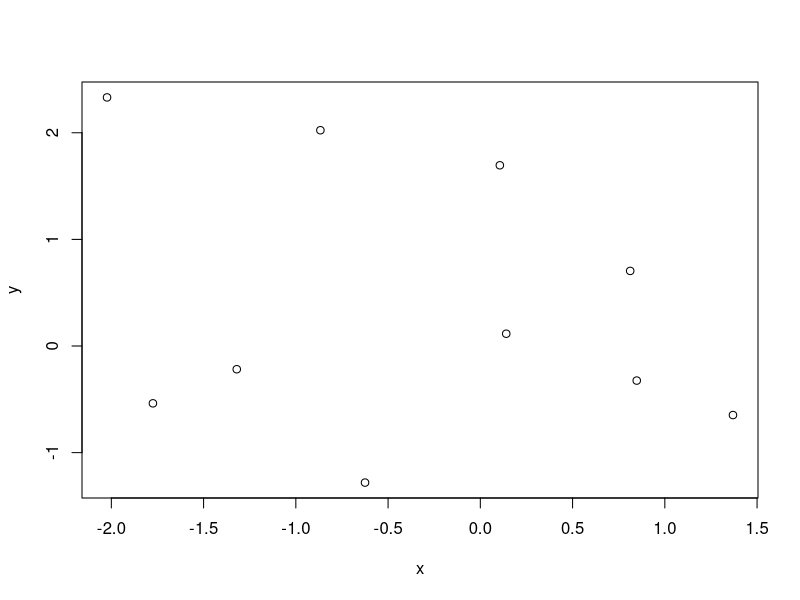
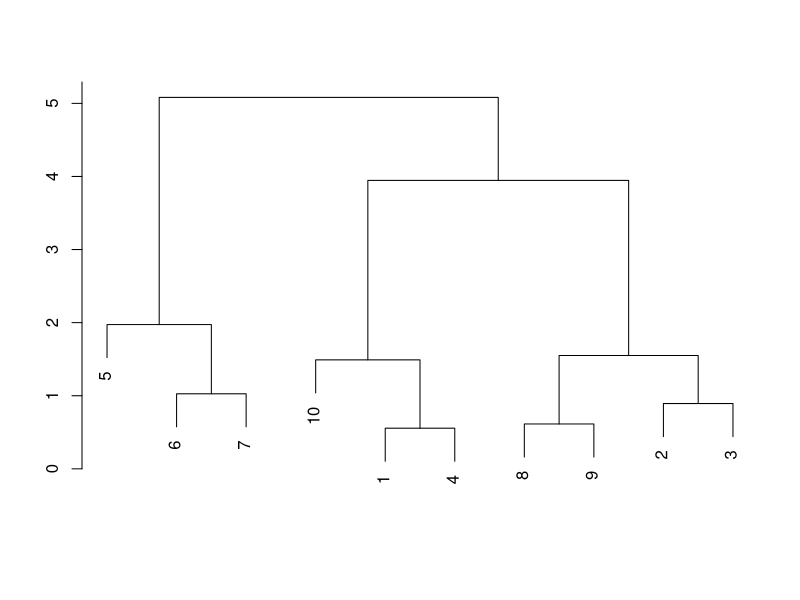
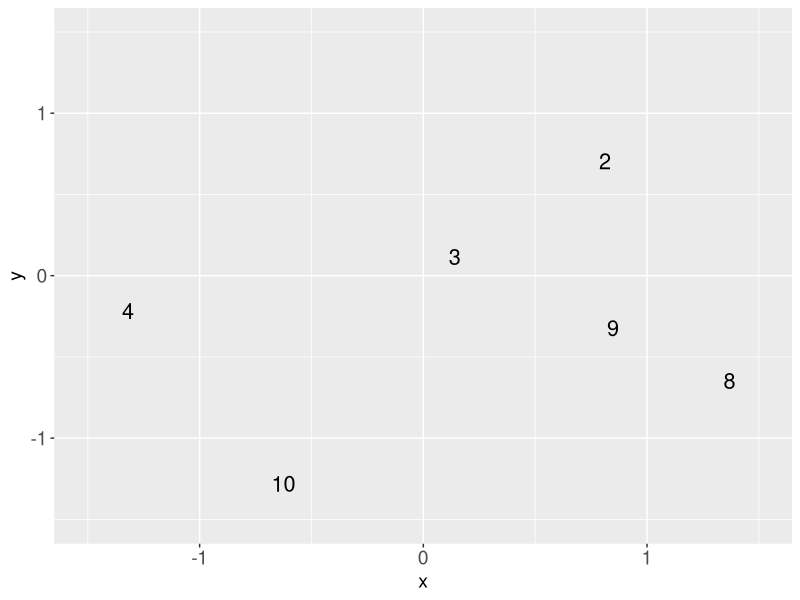

Here is the R script that generated these plots, in order:
# Hierarchical clustering example
library(ggplot2)
# Simulate data
sim.norm.df = data.frame(x = rnorm(10), y = rnorm(10))
plot(sim.norm.df)

# cluster simulated data
hclust.sim = hclust(dist(sim.norm.df), method = "ward.D2")

# save plot of dendrogram
svg("C:\\Users\\Lene\\repositories\\master-thesis-latex\\figures\\hclust-example.svg")
plot(hclust.sim, main = NULL, sub = NA, xlab = "", ylab = "")
dev.off()


sim.norm.df$clust.num = 1:10
# save plot of simulated data points
svg("C:\\Users\\Lene\\repositories\\master-thesis-latex\\figures\\points-hclust.svg")
ggplot(data = sim.norm.df, aes(x = x, y = y, label = clust.num)) +
  ylim(c(-1.5, 1.5)) + xlim(-1.5,1.5) + geom_text(size = 5.5) + 
  theme(axis.text.x = element_text(size = 14),
        axis.text.y = element_text(size = 14),  
        axis.title.x = element_text(size = 14),
        axis.title.y = element_text(size = 14))
dev.off()
